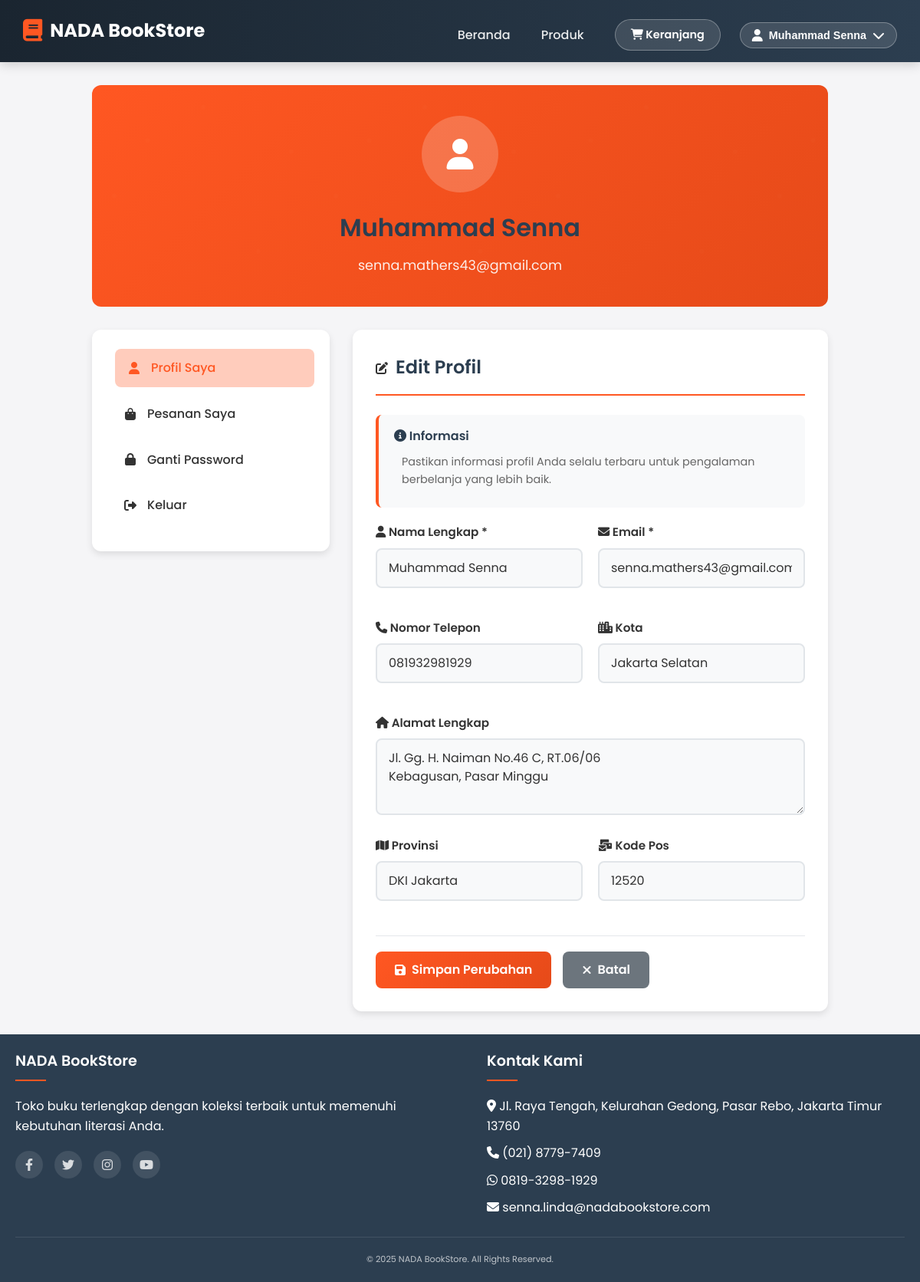
The page /bookstore/profile.php (signed in) on the database its author committed.
### tables this page shows
CREATE TABLE `users` (
  `id` int(11) NOT NULL,
  `email` varchar(255) NOT NULL,
  `nama` varchar(255) NOT NULL,
  `no_telepon` varchar(20) NOT NULL,
  `address` text NOT NULL,
  `kota` varchar(15) NOT NULL,
  `provinsi` varchar(20) NOT NULL,
  `kode_pos` int(6) NOT NULL,
  `password` varchar(255) NOT NULL,
  `role` enum('admin','member') NOT NULL,
  `updated_at` datetime DEFAULT NULL
);

### bookstore/auth.php (called while the page is built, shortened)
<?php
require_once 'db.php';
function isLoggedIn()
{
    return isset($_SESSION['user_id']);
}
function getLoggedUser()
{
    global $pdo;
    $stmt = $pdo->prepare("SELECT * FROM users WHERE id = ?");
    $stmt->execute([$_SESSION['user_id']]);
    return $stmt->fetch(PDO::FETCH_ASSOC);
}
?>

### bookstore/profile.php (the view, shortened to what this page needs)
<?php
require_once 'auth.php';
require_once 'db.php';
$user = getLoggedUser();
$stmt = $pdo->prepare("SELECT * FROM users WHERE id = ?");
$stmt->execute([$user['id']]);
$userData = $stmt->fetch(PDO::FETCH_ASSOC);
?>
<!DOCTYPE html>
<html lang="id">
<head>
    <link rel="stylesheet" href="styles.css" />
    <link rel="stylesheet" href="profile.css" />
    <link rel="stylesheet" href="https://cdnjs.cloudflare.com/ajax/libs/font-awesome/6.4.0/css/all.min.css" />
</head>
<body>
    <header class="main-header">
        <div class="header-content">
            <a href="index.php" class="logo">
                <i class="fas fa-book"></i>
                <h1>NADA BookStore</h1>
            </a>
            <nav class="main-nav">
                <ul class="nav-links">
                    <li><a href="index.php">Beranda</a></li>
                    <li><a href="products.php">Produk</a></li>
                </ul>
                <div class="auth-buttons">
                    <a href="cart.php" class="auth-btn login-btn">
                        <i class="fas fa-shopping-cart"></i> Keranjang
                    </a>
                    <div class="user-menu">
                        <button class="user-email-btn">
                            <i class="fas fa-user"></i> <?= htmlspecialchars($user['nama']) ?>
                            <i class="fas fa-chevron-down"></i>
                        </button>
                    </div>
                </div>
            </nav>
        </div>
    </header>
    <main>
        <div class="profile-container">
            <div class="profile-header">
                <div class="profile-avatar">
                    <i class="fas fa-user"></i>
                </div>
                <h1><?= htmlspecialchars($userData['nama']) ?></h1>
                <p><?= htmlspecialchars($userData['email']) ?></p>
            </div>
            <div class="profile-content">
                <div class="profile-sidebar">
                    <ul class="sidebar-menu">
                        <li><a href="profile.php" class="active"><i class="fas fa-user"></i> Profil Saya</a></li>
                        <li><a href="my_orders.php"><i class="fas fa-shopping-bag"></i> Pesanan Saya</a></li>
                        <li><a href="change_password.php"><i class="fas fa-lock"></i> Ganti Password</a></li>
                        <li><a href="logout.php"><i class="fas fa-sign-out-alt"></i> Keluar</a></li>
                    </ul>
                </div>
                <div class="profile-main">
                    <div class="section-title">
                        <i class="fas fa-edit"></i>
                        <h2>Edit Profil</h2>
                    </div>
                    <div class="info-card">
                        <h4><i class="fas fa-info-circle"></i> Informasi</h4>
                        <p>Pastikan informasi profil Anda selalu terbaru untuk pengalaman berbelanja yang lebih baik.
                        </p>
                    </div>
                    <form method="POST" action="profile.php" id="profileForm">
                        <div class="form-row">
                            <div class="form-group">
                                <label for="name">
                                    <i class="fas fa-user"></i>
                                    Nama Lengkap *
                                </label>
                                <input type="text" id="nama" name="nama" class="form-control"
                                    value="<?= htmlspecialchars($userData['nama'] ?? '') ?>"
                                    placeholder="Masukkan nama lengkap" required />
                            </div>
                            <div class="form-group">
                                <label for="email">
                                    <i class="fas fa-envelope"></i>
                                    Email *
                                </label>
                                <input type="email" id="email" name="email" class="form-control"
                                    value="<?= htmlspecialchars($userData['email'] ?? '') ?>"
                                    placeholder="Masukkan alamat email" required />
                            </div>
                        </div>
                        <div class="form-row">
                            <div class="form-group">
                                <label for="phone">
                                    <i class="fas fa-phone"></i>
                                    Nomor Telepon
                                </label>
                                <input type="text" id="no_telepon" name="no_telepon" class="form-control"
                                    value="<?= htmlspecialchars($userData['no_telepon'] ?? '') ?>"
                                    placeholder="Contoh: 08123456789" />
                            </div>
                            <div class="form-group">
                                <label for="city">
                                    <i class="fas fa-city"></i>
                                    Kota
                                </label>
                                <input type="text" id="kota" name="kota" class="form-control"
                                    value="<?= htmlspecialchars($userData['kota'] ?? '') ?>"
                                    placeholder="Masukkan nama kota" />
                            </div>
                        </div>
                        <div class="form-group">
                            <label for="address">
                                <i class="fas fa-home"></i>
                                Alamat Lengkap
                            </label>
                            <textarea id="address" name="address" class="form-control" rows="3"
                                placeholder="Masukkan alamat lengkap"><?= htmlspecialchars($userData['address'] ?? '') ?></textarea>
                        </div>
                        <div class="form-row">
                            <div class="form-group">
                                <label for="province">
                                    <i class="fas fa-map"></i>
                                    Provinsi
                                </label>
                                <input type="text" id="provinsi" name="provinsi" class="form-control"
                                    value="<?= htmlspecialchars($userData['provinsi'] ?? '') ?>"
                                    placeholder="Masukkan nama provinsi" />
                            </div>
                            <div class="form-group">
                                <label for="postal_code">
                                    <i class="fas fa-mail-bulk"></i>
                                    Kode Pos
                                </label>
                                <input type="text" id="kode_pos" name="kode_pos" class="form-control"
                                    value="<?= htmlspecialchars($userData['kode_pos'] ?? '') ?>"
                                    placeholder="Contoh: 12345" />
                            </div>
                        </div>
                        <div class="btn-group">
                            <button type="submit" class="btn btn-primary">
                                <i class="fas fa-save"></i>
                                Simpan Perubahan
                            </button>
                            <a href="index.php" class="btn btn-secondary">
                                <i class="fas fa-times"></i>
                                Batal
                            </a>
                        </div>
                    </form>
                </div>
            </div>
        </div>
    </main>
    <footer class="footer">
        <div class="footer-content">
            <div class="footer-column">
                <h3>NADA BookStore</h3>
                <p>Toko buku terlengkap dengan koleksi terbaik untuk memenuhi kebutuhan literasi Anda.</p>
                <div class="social-links">
                    <a href="#" class="social-link"><i class="fab fa-facebook-f"></i></a>
                    <a href="#" class="social-link"><i class="fab fa-twitter"></i></a>
                    <a href="#" class="social-link"><i class="fab fa-instagram"></i></a>
                    <a href="#" class="social-link"><i class="fab fa-youtube"></i></a>
                </div>
            </div>
            <div class="footer-column">
                <h3>Kontak Kami</h3>
                <ul>
                    <li><i class="fas fa-map-marker-alt"></i> Jl. Raya Tengah, Kelurahan Gedong, Pasar Rebo, Jakarta
                        Timur 13760
                    </li>
                    <li><i class="fas fa-phone"></i> (021) 8779-7409</li>
                    <li><i class="fab fa-whatsapp" aria-hidden="true"></i> 0819-3298-1929</li>
                    <li><i class="fa fa-envelope"></i> senna.linda@nadabookstore.com</li>
                </ul>
            </div>
        </div>
        <div class="footer-bottom">
            <p>&copy; <?= date('Y') ?> NADA BookStore. All Rights Reserved.</p>
        </div>
    </footer>
</body>
</html>

### bookstore/profile.css (style rules this page uses)
.profile-container { max-width: 1000px; margin: 30px auto; padding: 0 20px; }
.profile-header { background: linear-gradient(135deg, var(--primary-color), var(--primary-dark)); color: white; padding: 40px 30px; border-radius: 12px; margin-bottom: 30px; text-align: center; position: relative; overflow: hidden; }
.profile-header::before { content: ''; position: absolute; top: 0; left: 0; right: 0; bottom: 0; opacity: 0.1; }
.profile-avatar { width: 100px; height: 100px; background-color: rgba(255, 255, 255, 0.2); border-radius: 50%; display: flex; align-items: center; justify-content: center; margin: 0 auto 20px; font-size: 2.5rem; position: relative; z-index: 1; }
.profile-header h1 { margin: 0 0 10px 0; font-size: 2rem; position: relative; z-index: 1; }
.profile-header p { opacity: 0.9; font-size: 1.1rem; position: relative; z-index: 1; }
.profile-content { margin-top : 10px; display: grid; grid-template-columns: 1fr 2fr; gap: 30px; }
.profile-sidebar { background-color: white; border-radius: 12px; padding: 25px; box-shadow: var(--shadow-md); height: fit-content; }
.sidebar-menu { list-style: none; padding: 0; margin: 0; }
.sidebar-menu li { margin-bottom: 10px; }
.sidebar-menu a { display: flex; align-items: center; padding: 12px 15px; color: var(--text-color); text-decoration: none; border-radius: 8px; transition: all 0.3s ease; font-weight: 500; }
.sidebar-menu a:hover, .sidebar-menu a.active { background-color: var(--primary-light); color: var(--primary-color); transform: translateX(5px); }
.sidebar-menu a i { margin-right: 12px; width: 20px; text-align: center; }
.profile-main { background-color: white; border-radius: 12px; padding: 30px; box-shadow: var(--shadow-md); }
.section-title { display: flex; align-items: center; gap: 10px; margin-bottom: 25px; padding-bottom: 15px; border-bottom: 2px solid var(--primary-color); }
.section-title h2 { margin: 0; color: var(--secondary-color); font-size: 1.5rem; }
.form-row { display: grid; grid-template-columns: 1fr 1fr; gap: 20px; margin-bottom: 20px; }
.form-group { margin-bottom: 20px; }
.form-group label { display: block; margin-bottom: 8px; font-weight: 600; color: var(--text-color); font-size: 0.95rem; }
.form-control { width: 100%; padding: 12px 15px; border: 2px solid #e1e5e9; border-radius: 8px; font-size: 1rem; transition: all 0.3s ease; background-color: #f8f9fa; }
.btn-group { display: flex; gap: 15px; margin-top: 25px; padding-top: 20px; border-top: 1px solid #e5e7eb; }
.btn { padding: 12px 25px; border: none; border-radius: 8px; font-size: 1rem; font-weight: 600; cursor: pointer; transition: all 0.3s ease; text-decoration: none; display: inline-flex; align-items: center; gap: 8px; justify-content: center; }
.btn-primary { background: linear-gradient(135deg, var(--primary-color), var(--primary-dark)); color: white; }
.btn-secondary { background-color: #6c757d; color: white; }
.info-card { background-color: #f8f9fa; border-left: 4px solid var(--primary-color); padding: 15px 20px; border-radius: 8px; margin-bottom: 20px; }
.info-card h4 { margin: 0 0 8px 0; color: var(--secondary-color); font-size: 1rem; }
.info-card p { margin: 10px; color: var(--text-light); font-size: 0.9rem; }

### rows shown on the page
users: nama "Muhammad Senna", email "senna.mathers43@gmail.com", no_telepon "081932981929", kota "Jakarta Selatan", address "Jl. Gg. H. Naiman No.46 C, RT.06/06 Kebagusan, Pasar Minggu", provinsi "DKI Jakarta", kode_pos "12520"
